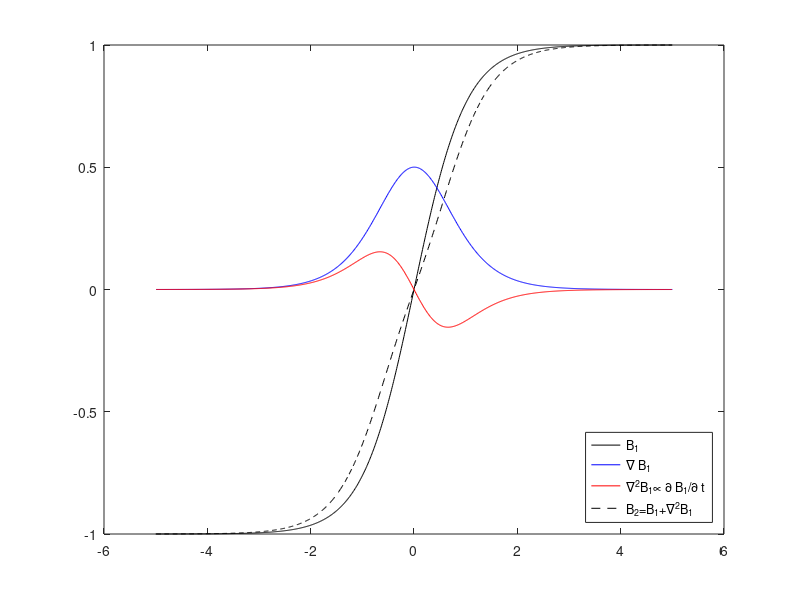

This chart was generated by the following MATLAB code:
% illustrate diffusion

B = @(x,x0,l) tanh((x-x0)/l);
x = linspace(-5,5,1000);

%hca = subplot(1,2,1);
%plot(hca,x,B(x,0,1),'k-',x,B(x,1,1),'k--')

hca = subplot(1,1,1);
%plot(hca,x,B(x,0,1),'k-',x,B(x,0,2),'k--',x(2:end-1),diff(diff(B(x,0,1))),'r-')
plot(hca,x,B(x,0,1),'k-',x(2:end),diff(B(x,0,1))*50,'b-',x(2:end-1),diff(diff(B(x,0,1)))*2000,'r-',x(2:end-1),B(x(2:end-1),0,1)+diff(diff(B(x,0,1)))*2000,'k--')
legend(hca,{'B_1','\nabla B_1','\nabla^2B_1\propto \partial B_1/\partial t','B_2=B_1+\nabla^2B_1'},'location','southeast')